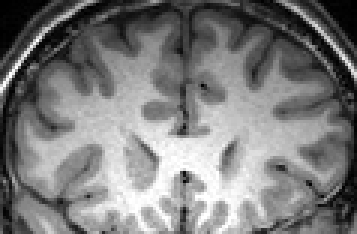
#> input picture first_model/data/1.bmp, 119 x 78 px (shown 3 times larger)
$ python main.py   (Python 2 division)
#> lines starting #> are read from the running program, lines starting #| are printed output that depends on the picture; after the words box and inside, x2 and y2 are one past the last pixel; in counts of white or black regions, pixels touching at a corner belong together
### first_model/Solver.py
import numpy as np
import cv2
from utils import *
class My_Solver(object):
    def __init__(self,u0,Img,Ksigma,KI,KONE,nu,timestep,mu,lambda1,lambda2,epsilon,numIter):
#> called with Ksigma = array of shape (13, 13), nu = 260.1, timestep = 0.1, mu = 1, lambda1 = 1, lambda2 = 2, epsilon = 1, numIter = 300
        self.u=u0;
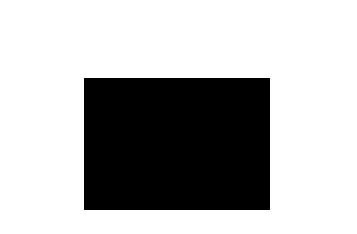
#> self.u: shape (78, 119) float32 (shown 3 times larger); values -2 (black) and 2 (white), 70.6% white; 1 black region, box (x1, y1, x2, y2) and area: (28, 26, 90, 70) 2728
        self.Img=Img;
        self.Ksigma=Ksigma
        self.KI=KI
        self.KONE=KONE
#> self.KONE: shape (78, 119) float32; every value is 1
        self.nu=nu
        self.timestep=timestep
        self.mu=mu
        self.lambda1=lambda1
        self.lambda2=lambda2
        self.epsilon=epsilon
        self.numIter=numIter
        self.image_list=[u0]
    def run(self):
        u=self.u
        for k in range(self.numIter):
            u=neumannboundcond(u)
            K=curvature_central(u)
            DrcU=(self.epsilon/np.pi)/(self.epsilon**2+cv2.pow(u,2))
            f1,f2=Binary_Fit(self.Img, u, self.KI, self.KONE, self.Ksigma, self.epsilon)
            s1=self.lambda1*cv2.pow(f1,2)-self.lambda2*cv2.pow(f2,2)
            s2=self.lambda1*f1-self.lambda2*f2;
            dataForce=(self.lambda1-self.lambda2)*cv2.multiply(cv2.multiply(self.KONE,self.Img),self.Img)+cv2.filter2D(s1,-1,self.Ksigma)-2*cv2.multiply(self.Img,cv2.filter2D(s2,-1,self.Ksigma))
            A=-cv2.multiply(np.float32(DrcU),np.float32(dataForce))
            P=self.mu*(4*del2(u)-K)
            L=self.nu*cv2.multiply(np.float32(DrcU),np.float32(K))
            u=u+self.timestep*(L+P+A)
            self.image_list.append(u)
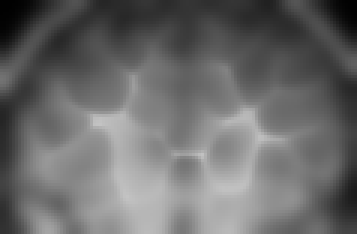
#> f1: shape (78, 119) float32 (shown 3 times larger); min 1.09, max 195.4, mean 106.5
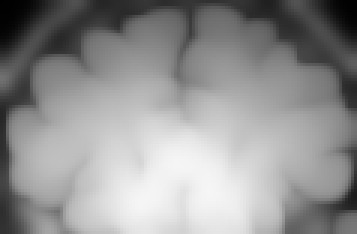
#> f2: shape (78, 119) float32 (shown 3 times larger); min 0.993, max 245.6, mean 146.5
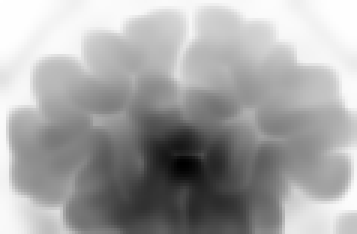
#> s1: shape (78, 119) float32 (shown 3 times larger); min -106393.3, max -0.786, mean -37415.8; drawn with min black and max white
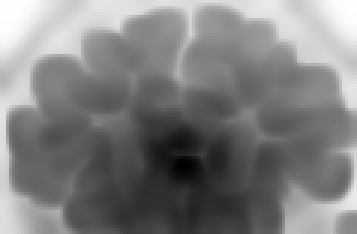
#> s2: shape (78, 119) float32 (shown 3 times larger); min -372.9, max -0.897, mean -186.6; drawn with min black and max white
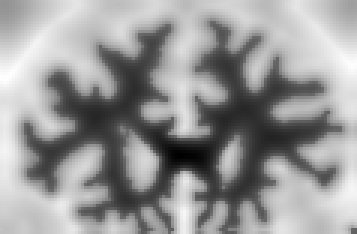
#> u: shape (78, 119) float32 (shown 3 times larger); min -46.79, max 56.12, mean 14.9; drawn with min black and max white
#> after the loop, self.image_list = 301 items
        return self.image_list

### first_model/utils.py
import numpy as np
import matplotlib.pyplot as plt
import time
import cv2
def neumannboundcond(f):
    nrow, ncol = f.shape
    g=f
    g[0, 0]=g[2,2]
    g[0, ncol-1]=g[2,ncol-3]
    g[nrow-1, 0]=g[nrow-3,0]
    g[nrow-1,ncol-1]=g[nrow-3, nrow-3]
    g[0, 1:-2]=g[2,1:-2]
    g[nrow-1,1:-2]=g[nrow-3, 1:-2]
    g[1:-2, 0]=g[1:-2, 2]
    g[1:-2, ncol-1]=g[1:-2, ncol-3]
    return np.float32(g)
def curvature_central(u):
    u=np.float32(u)
    u_x,u_y=np.gradient(u)
    norm=cv2.pow(np.power(u_x,2)+cv2.pow(u_y,2)+1E-10,0.5)
    N_x=cv2.divide(u_x,norm)
    N_y=cv2.divide(u_y,norm)
    N_xx,junk=np.gradient(N_x)
    junk,N_yy=np.gradient(N_y)
    return np.float32(N_xx+N_yy)
def del2(M):
    dx = 1
    dy = 1
    rows, cols = M.shape
    dx = dx * np.ones ((1, cols - 1))
    dy = dy * np.ones ((rows-1, 1))

    mr, mc = M.shape
    D = np.zeros ((mr, mc))

    if (mr >= 3):
        ## x direction
        ## left and right boundary
        D[:, 0] = (M[:, 0] - 2 * M[:, 1] + M[:, 2]) / (dx[:,0] * dx[:,1])
        D[:, mc-1] = (M[:, mc - 3] - 2 * M[:, mc - 2] + M[:, mc-1]) \
            / (dx[:,mc - 3] * dx[:,mc - 2])

        ## interior points
        tmp1 = D[:, 1:mc - 1]
        tmp2 = (M[:, 2:mc] - 2 * M[:, 1:mc - 1] + M[:, 0:mc - 2])
        tmp3 = np.kron (dx[:,0:mc -2] * dx[:,1:mc - 1], np.ones ((mr, 1)))
        D[:, 1:mc - 1] = tmp1 + tmp2 / tmp3

    if (mr >= 3):
        ## y direction
        ## top and bottom boundary
        D[0, :] = D[0,:]  + \
            (M[0, :] - 2 * M[1, :] + M[2, :] ) / (dy[0,:] * dy[1,:])

        D[mr-1, :] = D[mr-1, :] \
            + (M[mr-3,:] - 2 * M[mr-2, :] + M[mr-1, :]) \
            / (dy[mr-3,:] * dx[:,mr-2])

        ## interior points
        tmp1 = D[1:mr-1, :]
        tmp2 = (M[2:mr, :] - 2 * M[1:mr - 1, :] + M[0:mr-2, :])
        tmp3 = np.kron (dy[0:mr-2,:] * dy[1:mr-1,:], np.ones ((1, mc)))
        D[1:mr-1, :] = tmp1 + tmp2 / tmp3

    return np.float32(D / 4.)
def fspecial_gauss(shape=(3,3),sigma=0.5):
    """
    2D gaussian mask - should give the same result as MATLAB's
    fspecial('gaussian',[shape],[sigma])
    """
    m,n = [(ss-1.)/2. for ss in shape]
    y,x = np.ogrid[-m:m+1,-n:n+1]
    h = np.exp( -(x*x + y*y) / (2.*sigma*sigma) )
    h[ h < np.finfo(h.dtype).eps*h.max() ] = 0
    sumh = h.sum()
    if sumh != 0:
        h /= sumh
    return np.float32(h)
def Binary_Fit(Img, u, KI, KONE, Ksigma, epsilon):
    Hu=np.float32(0.5*(1+(2/np.pi)*np.arctan(u/epsilon)))
    I=cv2.multiply(Img,Hu)
    c1=cv2.filter2D(Hu,-1,Ksigma)
    c2=cv2.filter2D(I,-1,Ksigma)
    f1=cv2.divide(c2,c1)
    f2=cv2.divide(KI-c2,KONE-c1)
    return (f1,f2)
def plot(I,u,iter):
    origin = 'lower'
    plt.imshow(I,'gray')
    plt.title("This is "+str(iter)+" th iteration")
    plt.axis('off')
    plt.axis('equal')
    plt.contour(u,0,colors = 'r',origin=origin,hold='on')
    plt.xticks([]),plt.yticks([])
    plt.show(block=False)
    plt.pause(0.1)
    plt.savefig(str(iter)+".bmp")
    plt.clf()
    #plt.close("all")
def print_property(I):
    print "max value is " + str(np.amax(I))+ " min value is " + str(np.amin(I)) + str(I.shape) +str(I.dtype)


### first_model/main.py
from utils import *
from Solver import *
import numpy as np
import cv2
import matplotlib.pyplot as plt
from time import time
import sys
if __name__ == "__main__":
    Img=np.float32(cv2.imread("data/1.bmp",0));
    iterNum=300
    lambda1=1.0
    lambda2=2.0
    nu=0.004*255*255
    u=np.ones(Img.shape,np.float32)*(2);
    u[26:70,28:90]=-2;
    timestep=0.1
    mu=1
    epsilon=1.0
    sigma=3
    K=fspecial_gauss((np.uint8(4*sigma+1),np.uint8(4*sigma+1)),sigma)
    I=Img;
    KI=cv2.filter2D(Img,-1,K)
    KONE=cv2.filter2D(np.ones(Img.shape,np.float32),-1,K)
    my_solver=My_Solver(u,I,K,KI,KONE,nu,timestep,mu,lambda1,lambda2,epsilon,iterNum)
    t0 = time()
    results=my_solver.run()
#> results = 301 items
    t1 = time()
    print "solving is done"+" timing of this program is " +str (t1-t0)+" seconds"
    print "now preparing to plot the result of every 10 iteration"
    for i in range(iterNum):
        if(i%10==0):
#> (the run stopped early here; a loop or call above may not have finished)

$ run again, with first_model/data/3.bmp copied over first_model/data/1.bmp
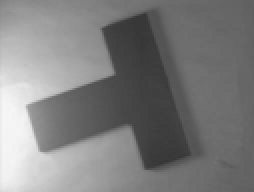
#> input picture first_model/data/3.bmp, 127 x 96 px (shown 2 times larger)
#> self.u: shape (96, 127) float32; values -2 (black) and 2 (white), 77.6% white; 1 black region, box (x1, y1, x2, y2) and area: (28, 26, 90, 70) 2728
#> self.KONE: shape (96, 127) float32; every value is 1
#> after the loop in run, `for k in range(self.numIter):`:
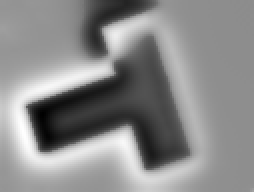
#> u: shape (96, 127) float32 (shown 2 times larger); min -34.39, max 41.54, mean 7.1; drawn with min black and max white
#> after the loop in run, `for k in range(self.numIter):`: self.image_list = 301 items

$ run again, with first_model/data/4.bmp copied over first_model/data/1.bmp
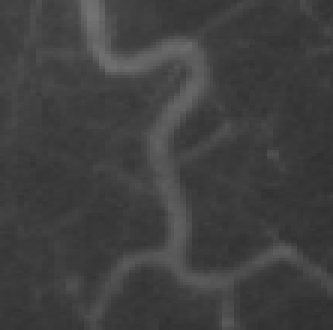
#> input picture first_model/data/4.bmp, 111 x 110 px (shown 3 times larger)
#> self.u: shape (110, 111) float32; values -2 (black) and 2 (white), 77.7% white; 1 black region, box (x1, y1, x2, y2) and area: (28, 26, 90, 70) 2728
#> self.KONE: shape (110, 111) float32; every value is 1
#> after the loop in run, `for k in range(self.numIter):`: self.image_list = 301 items
